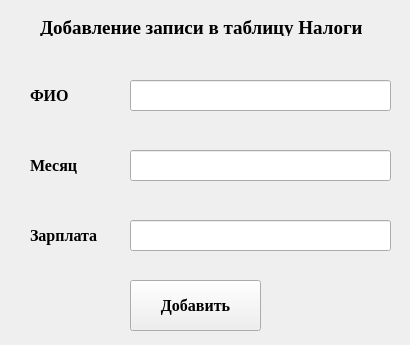
<?xml version="1.0" encoding="UTF-8"?>
<ui version="4.0">
 <class>Form</class>
 <widget class="QWidget" name="Form">
  <property name="geometry">
   <rect>
    <x>0</x>
    <y>0</y>
    <width>410</width>
    <height>345</height>
   </rect>
  </property>
  <property name="windowTitle">
   <string>Form</string>
  </property>
  <widget class="QLabel" name="name">
   <property name="geometry">
    <rect>
     <x>40</x>
     <y>20</y>
     <width>341</width>
     <height>16</height>
    </rect>
   </property>
   <property name="font">
    <font>
     <family>Times New Roman</family>
     <pointsize>14</pointsize>
     <weight>75</weight>
     <bold>true</bold>
    </font>
   </property>
   <property name="text">
    <string>Добавление записи в таблицу Налоги</string>
   </property>
  </widget>
  <widget class="QLabel" name="FIO_2">
   <property name="geometry">
    <rect>
     <x>30</x>
     <y>80</y>
     <width>101</width>
     <height>31</height>
    </rect>
   </property>
   <property name="font">
    <font>
     <family>Times New Roman</family>
     <pointsize>12</pointsize>
     <weight>75</weight>
     <bold>true</bold>
    </font>
   </property>
   <property name="text">
    <string>ФИО</string>
   </property>
  </widget>
  <widget class="QLabel" name="FIO_3">
   <property name="geometry">
    <rect>
     <x>30</x>
     <y>150</y>
     <width>101</width>
     <height>31</height>
    </rect>
   </property>
   <property name="font">
    <font>
     <family>Times New Roman</family>
     <pointsize>12</pointsize>
     <weight>75</weight>
     <bold>true</bold>
    </font>
   </property>
   <property name="text">
    <string>Месяц</string>
   </property>
  </widget>
  <widget class="QLabel" name="FIO_4">
   <property name="geometry">
    <rect>
     <x>30</x>
     <y>220</y>
     <width>101</width>
     <height>31</height>
    </rect>
   </property>
   <property name="font">
    <font>
     <family>Times New Roman</family>
     <pointsize>12</pointsize>
     <weight>75</weight>
     <bold>true</bold>
    </font>
   </property>
   <property name="text">
    <string>Зарплата</string>
   </property>
  </widget>
  <widget class="QLineEdit" name="lineEdit_number">
   <property name="geometry">
    <rect>
     <x>130</x>
     <y>80</y>
     <width>261</width>
     <height>31</height>
    </rect>
   </property>
  </widget>
  <widget class="QLineEdit" name="lineEdit_number_2">
   <property name="geometry">
    <rect>
     <x>130</x>
     <y>150</y>
     <width>261</width>
     <height>31</height>
    </rect>
   </property>
  </widget>
  <widget class="QLineEdit" name="lineEdit_number_3">
   <property name="geometry">
    <rect>
     <x>130</x>
     <y>220</y>
     <width>261</width>
     <height>31</height>
    </rect>
   </property>
  </widget>
  <widget class="QPushButton" name="pushButton">
   <property name="geometry">
    <rect>
     <x>130</x>
     <y>280</y>
     <width>131</width>
     <height>51</height>
    </rect>
   </property>
   <property name="font">
    <font>
     <family>Times New Roman</family>
     <pointsize>12</pointsize>
     <weight>75</weight>
     <bold>true</bold>
    </font>
   </property>
   <property name="text">
    <string>Добавить</string>
   </property>
  </widget>
 </widget>
 <resources/>
 <connections/>
</ui>
